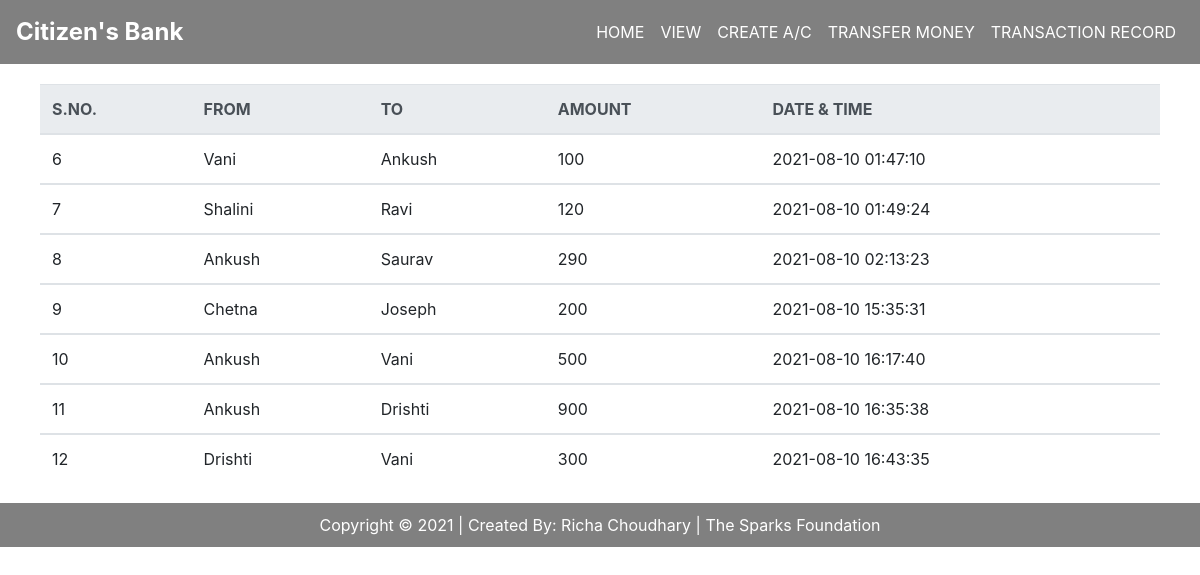
The page /history.php on the database its author committed.
### tables this page shows
CREATE TABLE `history` (
  `sno` int(11) NOT NULL,
  `from_acc` varchar(25) NOT NULL,
  `to_acc` varchar(25) NOT NULL,
  `amount` bigint(20) NOT NULL,
  `date_time` varchar(40) DEFAULT NULL
);

### history.php (the view)
<?php
  include "navigation.php";
?>
<div class="table-responsive-md">
<table class="table">
  <thead class="thead-light">
    <tr>
      <th scope="col">S.NO.</th>
      <th scope="col">FROM</th>
      <th scope="col">TO</th>
      <th scope="col">AMOUNT</th>
      <th scope="col">DATE & TIME</th>
    </tr>
  </thead>
  <?php
  $conn = mysqli_connect("localhost","root", "", "basic banking sys project") or die("Connection Failed");
  $sql = "SELECT * FROM history";
  $result = mysqli_query($conn, $sql) or die("Query Unsuccessful");
  if(mysqli_num_rows($result) > 0){
      while($row = mysqli_fetch_assoc($result)){
  ?>
  <tbody>
    <tr>
      <td><?php echo $row['sno']; ?></td>
      <td><?php echo $row['from_acc']; ?></td>
      <td><?php echo $row['to_acc']; ?></td>
      <td><?php echo $row['amount']; ?></td>
      <td><?php echo $row['date_time']; ?></td>
    </tr>
  </tbody>
  <?php
      }
  }
  ?>
</table>
</div>
<?php
    include "footer.php";
?>

### navigation.php (shortened to what this page needs)
<!DOCTYPE html>
<html lang="en">
<head>
    <link rel="stylesheet" href="https://cdn.jsdelivr.net/npm/bootstrap@4.6.0/dist/css/bootstrap.min.css">
    <link rel="stylesheet" href="style.css">
</head>
<body>
    <nav class="navbar navbar-expand-md d-flex justify-content-between">
            <a class="navbar-brand">Citizen's Bank</a>
            <ul class="navbar-nav">
                <li class="nav-item ">
                    <a class="nav-link" href="home.php">HOME</a>
                </li>
                <li class="nav-item">
                    <a class="nav-link" href="view.php">VIEW</a>
                </li>
                <li class="nav-item">
                    <a class="nav-link" href="create.php">CREATE A/C</a>
                </li>
                <li class="nav-item">
                    <a class="nav-link" href="transfer.php">TRANSFER MONEY</a>
                </li>
                <li class="nav-item">
                    <a class="nav-link" href="history.php">TRANSACTION RECORD</a>
                </li>
            </ul>
        </nav>

### footer.php (shortened to what this page needs)
<div class="footer">
    Copyright &copy 2021 | Created By: Richa Choudhary | The Sparks Foundation
</div>
</body>
</html>

### style.css (style rules this page uses)
ul { list-style: none; }
.navbar { height: 4rem; background-color: grey; }
.navbar-brand { color: white; font-weight: bold; font-size: x-large; cursor: pointer; }
.navbar-nav .nav-link { color: white; }
.footer { margin-top: 20px; padding: 10px 0px; background-color: grey; color: white; text-align: center; }
.table-responsive-md { margin: 20px 40px; }

### rows shown on the page
history: sno "6", from_acc "Vani", to_acc "Ankush", amount "100", date_time "2021-08-10 01:47:10"
history: sno "7", from_acc "Shalini", to_acc "Ravi", amount "120", date_time "2021-08-10 01:49:24"
history: sno "8", from_acc "Ankush", to_acc "Saurav", amount "290", date_time "2021-08-10 02:13:23"
history: sno "9", from_acc "Chetna", to_acc "Joseph", amount "200", date_time "2021-08-10 15:35:31"
history: sno "10", from_acc "Ankush", to_acc "Vani", amount "500", date_time "2021-08-10 16:17:40"
history: sno "11", from_acc "Ankush", to_acc "Drishti", amount "900", date_time "2021-08-10 16:35:38"
history: sno "12", from_acc "Drishti", to_acc "Vani", amount "300", date_time "2021-08-10 16:43:35"
